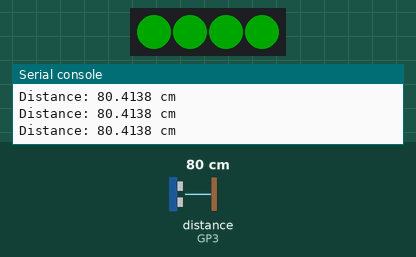
A program run on a simulated Raspberry Pi Pico running MicroPython. On the bench: 4 RGB LEDs in strip order, left to right, the last lines printed to the serial console. The inputs (shaded band) are chosen by the test bench; at power-on: distance to the obstacle (sensor on GP3) 80 cm. The echo pulse lasts 58.3 µs per cm; dim RGB values are drawn brighter than linear.

Above: at 1.2 s.
1.3 s: distance to the obstacle (sensor on GP3) set to 54 cm
2.8 s: distance to the obstacle (sensor on GP3) set to 47 cm
At 4.0 s:
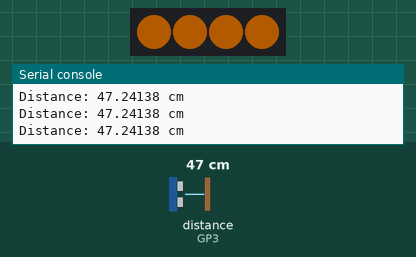
4.3 s: distance to the obstacle (sensor on GP3) set to 16 cm
5.8 s: distance to the obstacle (sensor on GP3) set to 12 cm
At 6.4 s:
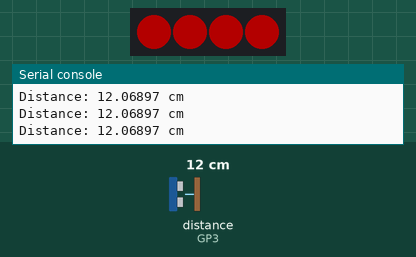
7.3 s: distance to the obstacle (sensor on GP3) set to 18 cm
At 7.8 s:
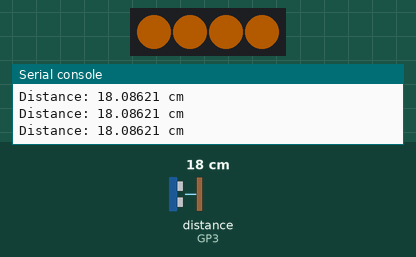
8.8 s: distance to the obstacle (sensor on GP3) set to 2 cm
At 9.4 s:
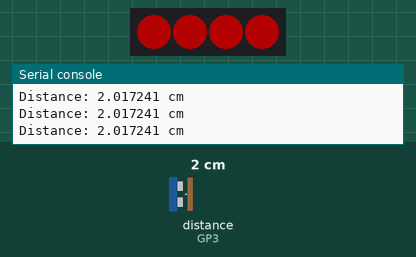
Timing chart, 0 to 11.3 s (numbered marks = the images above; inputs shaded):
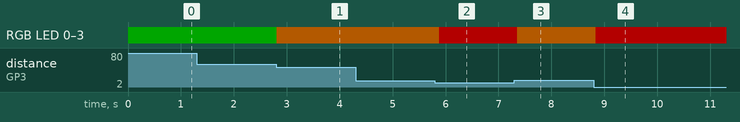

The program:

example.py
```python
# MicroPython script that uses time_pulse_us and the NeoPixel driver to read distance from the HC‑SR04 and set the onboard RGB LEDs according to the measured range.
#
# Buy this module: https://shillehtek.com/products/shillehtek-hc-sr04-with-rgb-light-distance
# Full manual: https://shillehtek.com/blogs/shillehtek-product-manuals/shillehtek-hc-sr04-with-rgb-light-distance-manual
# More examples: https://github.com/shillehbean/shillehtek-examples
#

# Uses a ready-made NeoPixel driver (e.g. 'neopixel' module on MicroPython).
# Wiring: Trig=GP2, Echo=GP3 (via divider), RGB_IN=GP6 (via shifter).

from machine import Pin, time_pulse_us
import time, neopixel

TRIG = Pin(2, Pin.OUT)
ECHO = Pin(3, Pin.IN)

NUM_LEDS = 4
np = neopixel.NeoPixel(Pin(6), NUM_LEDS)

def ping_cm():
    TRIG.value(0); time.sleep_us(2)
    TRIG.value(1); time.sleep_us(10); TRIG.value(0)
    us = time_pulse_us(ECHO, 1, 30_000)
    return -1 if us <= 0 else (us / 58.0)

def set_all(r, g, b):
    for i in range(NUM_LEDS):
        np[i] = (r, g, b)
    np.write()

while True:
    cm = ping_cm()
    print("Distance:", cm, "cm")
    if cm < 0:        set_all(0, 0, 30)
    elif cm < 15:     set_all(60, 0, 0)
    elif cm < 50:     set_all(60, 30, 0)
    else:             set_all(0, 40, 0)
    time.sleep(0.08)
```

Measured:
- the behaviour switches between 50 and 49 cm on distance to the obstacle (sensor on GP3) (found by bisection; images 0 and 1)
- the behaviour switches between 15 and 14 cm on distance to the obstacle (sensor on GP3) (found by bisection; images 1 and 2)
- after the input at 2.8 s, RGB LED 0–3: RGB(0, 40, 0) → RGB(60, 30, 0) at once
- after the input at 5.8 s, RGB LED 0–3: RGB(60, 30, 0) → RGB(60, 0, 0) after 0.08 s
- after the input at 7.3 s, RGB LED 0–3: RGB(60, 0, 0) → RGB(60, 30, 0) after 0.06 s
- after the input at 8.8 s, RGB LED 0–3: RGB(60, 30, 0) → RGB(60, 0, 0) at once
